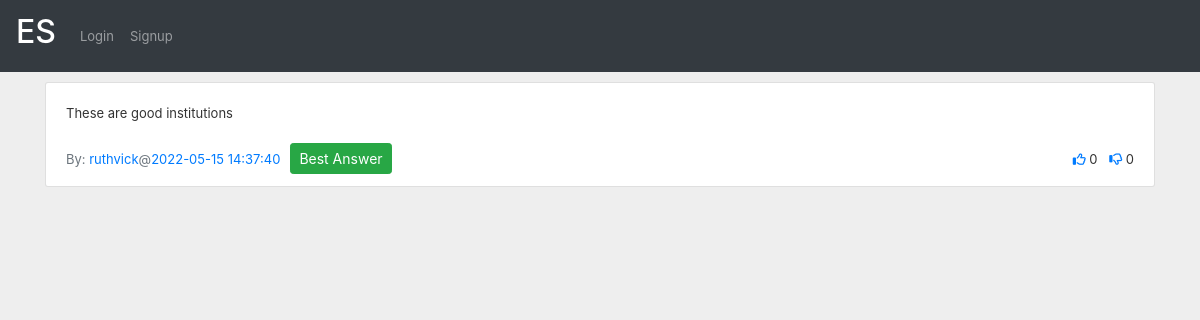
/show_answers/19, run on an earlier commit of the app's database.
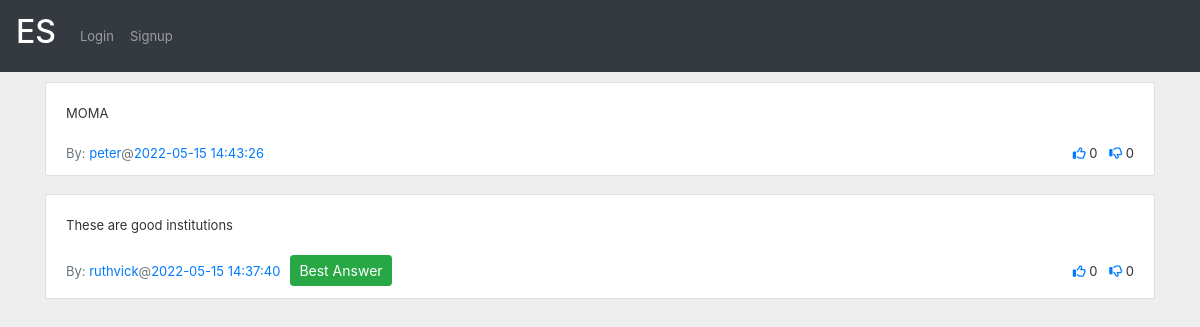
And on a later commit of the database.
### app.py (models this page shows)
class Answers(db.Model):
    answerid = db.Column(db.Integer, autoincrement=True, primary_key=True)
    userid = db.Column(db.Integer, ForeignKey(Users.userid))
    answer = db.Column(db.Text)
    questionid = db.Column(db.Integer, ForeignKey(Questions.questionid))
    timeposted = db.Column(db.DateTime, server_default=func.now())
    upvotes = db.Column(db.Integer, default=0)
    downvotes = db.Column(db.Integer, default=0)
    bestanswer = db.Column(db.Boolean, default=False)

class Users(db.Model):
    userid = db.Column(db.Integer, primary_key=True, autoincrement=True)
    username = db.Column(db.String, unique=True)
    firstname = db.Column(db.String)
    lastname = db.Column(db.String)
    email = db.Column(db.String)
    phone = db.Column(db.String)
    profile = db.Column(db.Text)
    rating = db.Column(db.Integer, default=0)
    city = db.Column(db.String)
    state = db.Column(db.String)
    country = db.Column(db.String)

### app.py (the view)
@app.route('/show_answers/<question_id>', methods=['GET', 'POST'])
def show_answers(question_id):
    session['question_id'] = question_id
    question_id = int(question_id)
    answers = Answers.query.filter_by(questionid=question_id).order_by(Answers.timeposted.desc()).all()
    usernames = []
    list_of_upvotes = []
    list_of_downvotes = []
    for answer in answers:
        user = Users.query.filter_by(userid=answer.userid).first()
        user_upvote = Upvotes.query.filter_by(userid=session.get('userid'), answerid=answer.answerid).first()
        if user_upvote:
            list_of_upvotes.append(True)
        else:
            list_of_upvotes.append(False)
        user_downvote = Downvotes.query.filter_by(userid=session.get('userid'), answerid=answer.answerid).first()
        if user_downvote:
            list_of_downvotes.append(True)
        else:
            list_of_downvotes.append(False)
        usernames.append(user.username)
    question = Questions.query.filter_by(questionid=question_id).first()
    return render_template('answers.html',
                           answers=answers,
                           usernames=usernames,
                           list_of_upvotes=list_of_upvotes,
                           list_of_downvotes=list_of_downvotes,
                           question=question)

### templates/answers.html (shortened to what this page needs)
{% extends "base.html" %}
{% import "bootstrap/wtf.html" as wtf %}
{% block styles %}
    <link rel="stylesheet" href="{{url_for('.static', filename='css/answers.css')}}">
{% endblock %}
{% block content %}
    {% for answer in answers %}
        <div class="container d-flex justify-content-center mt-10">
            {% if list_of_upvotes[loop.index-1] %}
                {% set upvote_icon_class = "fas fa-thumbs-up" %}
            {% else %}
                {% set upvote_icon_class = "far fa-thumbs-up" %}
            {% endif %}
            {% if list_of_downvotes[loop.index-1] %}
                {% set downvote_icon_class = "fas fa-thumbs-down" %}
            {% else %}
                {% set downvote_icon_class = "far fa-thumbs-down" %}
            {% endif %}
            <div class="w-100 overflow-auto order-2 order-md-1">
                <div class="card-group-control card-group-control-right">
                    <div class="card mb-2 w-100">
                        <div class="collapse show" >
                            <div class="card-body">
                                {{ answer.answer }}
                            </div>
                            <div class="card-footer bg-transparent d-sm-flex align-items-sm-center border-top-0 pt-0">
                                <a href="/profile/{{ answer.userid }}">
                                    <span class="text-muted">By: </span><span class="text-primary">{{ usernames[loop.index-1] }}</span>
                                </a>
                                <span class="text-muted">@</span><span class="text-primary">{{ answer.timeposted }}</span>
                                {% if answer.bestanswer %}
                                    <div class="gap">
                                        <button type="button" class="btn btn-success btn-sm">
                                            Best Answer
                                        </button>
                                    </div>
                                {% endif %}
                                <ul class="list-inline text-nowrap mb-0 ml-auto mt-2 mt-sm-0">
                                    <li class="list-inline-item"><a href="/upvote-answer/{{ answer.answerid }}"><i class="{{ upvote_icon_class }}"></i></a> {{ answer.upvotes }}</li>
                                    <li class="list-inline-item"><a href="/downvote-answer/{{ answer.answerid }}"><i class="{{ downvote_icon_class }}"></i></a> {{ answer.downvotes }}</li>
                                </ul>
                            </div>
                        </div>
                    </div>
                </div>
            </div>
        </div>
    {% endfor %}
{% endblock %}

What changed in the data, as far as the page shows it:
added Answers: answer "MOMA", timeposted "2022-05-15 14:43:26", upvotes "0", downvotes "0"
added Users: username "peter"
